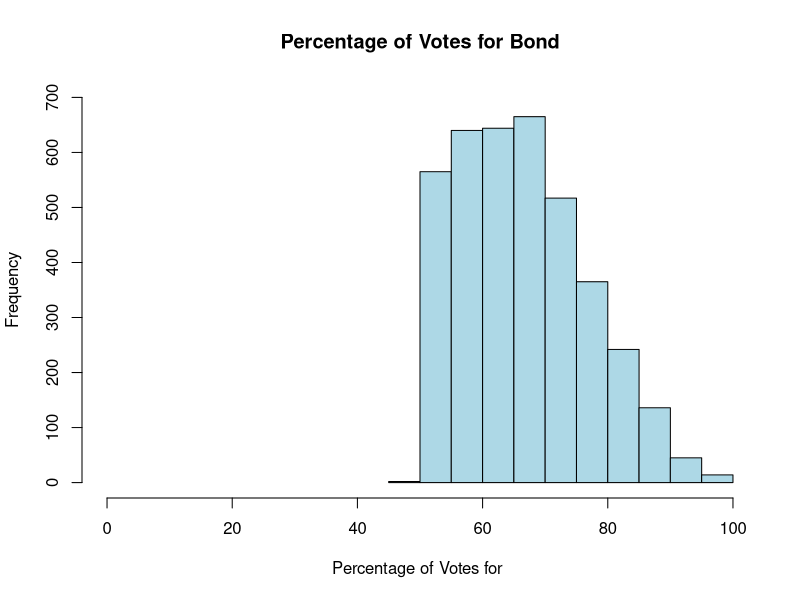
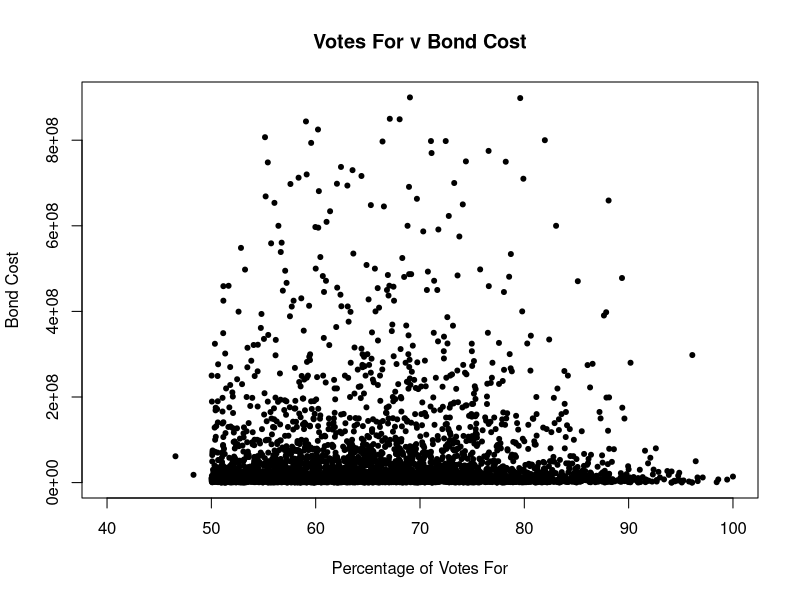

Generate these figures, in order, with R:
#Question 1 
bonds <- read.csv('Homework1_Bonds.csv')
(table(bonds$Result))

approvedbonds <- (bonds$Result == 'Carried')
citybonds <-bonds[bonds$Gov_Type == 'CITY',]
approvedcitybonds <- sum(citybonds$Result == 'Carried')
approvedcitybonds <-as.numeric(approvedcitybonds)
citybonds <- nrow(citybonds)
rofcitybonds <- ((approvedcitybonds/citybonds)*100)


countybonds <-bonds[bonds$Gov_Type == 'COUNTY',]
approvedcountybonds <- sum(countybonds$Result == 'Carried')
approvedcountybonds <-as.numeric(approvedcountybonds)
countybonds <- nrow(countybonds)
rofcountyybonds <- ((approvedcountybonds/countybonds)*100)


sdbonds <-bonds[bonds$Gov_Type == 'ISD',]
approvedsdbonds <- sum(sdbonds$Result == 'Carried')
approvedsdbonds <-as.numeric(approvedsdbonds)
sdbonds <- nrow(sdbonds)
rofsdbonds <- ((approvedsdbonds/sdbonds)*100)


wdbonds <-bonds[bonds$Gov_Type == 'WD',]
approvedwdbonds <- sum(wdbonds$Result == 'Carried')
approvedwdbonds <-as.numeric(approvedwdbonds)
wdbonds <- nrow(wdbonds)
rofwdbonds <- ((approvedwdbonds/wdbonds)*100)

#Question 2 
Votes_Total <- bonds$Votes_For + bonds$Votes_Against
bonds['Votes_Total'] <- Votes_Total
bonds[bonds$Votes_Total== max(Votes_Total),]


#Question 3
approvedbonds <- bonds[bonds$Result == 'Carried' & bonds$Votes_Total >= 10,]
Percentage_For <-((approvedbonds$Votes_For/approvedbonds$Votes_Total)*100)
approvedbonds['Percentage_For'] <-Percentage_For
hist(approvedbonds$Percentage_For, main = 'Percentage of Votes for Bond', xlab = 'Percentage of Votes for ', col = 'lightblue', xlim = c(0,100), ylim=c(0,700))

#Question 4 
cor(approvedbonds$Percentage_For,approvedbonds$Amount)
plot(approvedbonds$Percentage_For,approvedbonds$Amount, main = 'Votes For v Bond Cost', xlab='Percentage of Votes For', ylab = 'Bond Cost', pch = 20, ylim=c(0,900000000),xlim=c(40,100))

